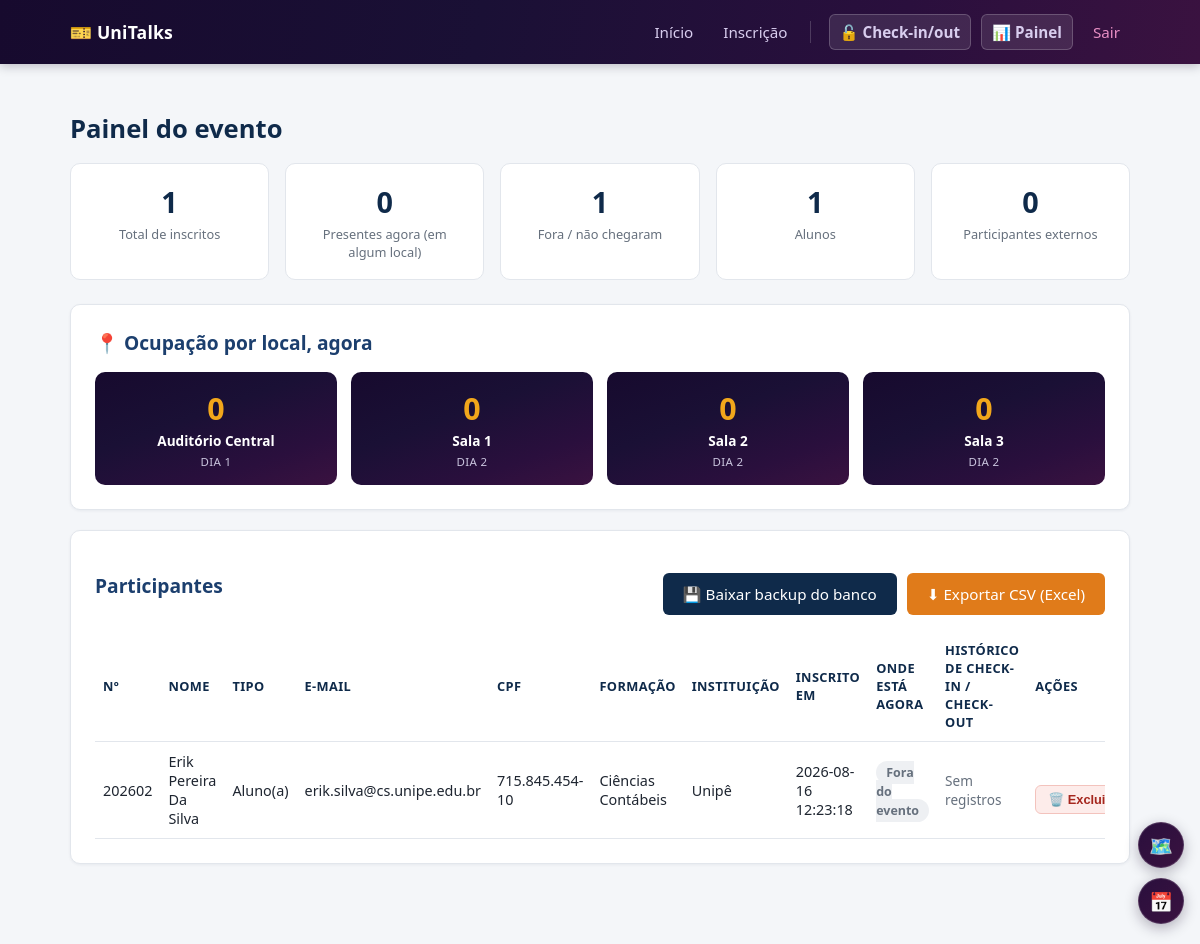
The app's page /painel (signed in) with its own data.
### tables this page shows
CREATE TABLE participantes (
            id INTEGER PRIMARY KEY AUTOINCREMENT,
            nome TEXT NOT NULL,
            tipo TEXT,
            email TEXT,
            formacao TEXT,
            instituicao TEXT,
            cpf TEXT,
            empresa TEXT,
            numero_inscricao INTEGER UNIQUE,
            token TEXT UNIQUE NOT NULL,
            criado_em TEXT NOT NULL
        );

### app.py (the view)
@app.route("/painel")
@admin_required
def painel():
    db = get_db()
    participantes = db.execute(
        "SELECT * FROM participantes ORDER BY criado_em DESC"
    ).fetchall()
    lista = []
    dentro_agora = 0
    presentes_por_local = {chave: 0 for chave in LOCAIS}
    for p in participantes:
        eventos = db.execute(
            "SELECT tipo, horario, local FROM eventos_acesso WHERE participante_id = ? "
            "ORDER BY horario ASC",
            (p["id"],),
        ).fetchall()
        visitas = montar_visitas(eventos)
        visita_aberta = next((v for v in reversed(visitas) if v["em_andamento"]), None)
        if visita_aberta:
            dentro_agora += 1
            if visita_aberta["local"] in presentes_por_local:
                presentes_por_local[visita_aberta["local"]] += 1
        ultima_entrada = visitas[-1]["entrada"] if visitas else None
        ultima_saida = next((v["saida"] for v in reversed(visitas) if v["saida"]), None)
        lista.append(
            {
                "p": p,
                "visitas": visitas,
                "local_atual": visita_aberta["local_label"] if visita_aberta else None,
                "ultima_entrada": ultima_entrada,
                "ultima_saida": ultima_saida,
            }
        )
    total = len(participantes)
    total_alunos = sum(1 for p in participantes if p["tipo"] == "aluno")
    total_participantes = sum(1 for p in participantes if p["tipo"] == "participante")
    return render_template(
        "painel.html",
        lista=lista,
        total=total,
        dentro_agora=dentro_agora,
        presentes_por_local=presentes_por_local,
        locais=LOCAIS,
        total_alunos=total_alunos,
        total_participantes=total_participantes,
    )

### app.py (called while the page is built, shortened)
def admin_required(f):
    @wraps(f)
    def decorada(*args, **kwargs):
        if not session.get("autenticado"):
            if request.path.startswith("/api/"):
                return jsonify({"ok": False, "mensagem": "Sessão expirada. Faça login novamente."}), 401
            return redirect(url_for("login", proximo=request.path))
        if session.get("nivel") != "admin":
            flash("Essa área é restrita ao administrador.", "erro")
            return redirect(url_for("scanner"))
        return f(*args, **kwargs)
    return decorada

def get_db():
    if "db" not in g:
        g.db = sqlite3.connect(DB_PATH, timeout=10)
        g.db.row_factory = sqlite3.Row
        g.db.execute("PRAGMA foreign_keys = ON")
        g.db.execute("PRAGMA journal_mode = WAL")
        g.db.execute("PRAGMA busy_timeout = 10000")
    return g.db

def montar_visitas(eventos):
    por_local = {}
    for ev in eventos:
        chave = ev["local"] or "outro"
        por_local.setdefault(chave, []).append(ev)
    visitas = []
    for v in visitas:
        v["local_label"] = LOCAIS.get(v["local"], {}).get("label", "Não informado")
        v["duracao"] = formatar_duracao(v["entrada"], v["saida"])
    visitas.sort(key=lambda v: v["entrada"])
    return visitas

### templates/painel.html (shortened to what this page needs)
{% extends "base.html" %}
{% block content %}
<h1>Painel do evento</h1>
<div class="kpis">
  <div class="kpi">
    <div class="num">{{ total }}</div>
    <div class="label">Total de inscritos</div>
  </div>
  <div class="kpi">
    <div class="num">{{ dentro_agora }}</div>
    <div class="label">Presentes agora (em algum local)</div>
  </div>
  <div class="kpi">
    <div class="num">{{ total - dentro_agora }}</div>
    <div class="label">Fora / não chegaram</div>
  </div>
  <div class="kpi">
    <div class="num">{{ total_alunos }}</div>
    <div class="label">Alunos</div>
  </div>
  <div class="kpi">
    <div class="num">{{ total_participantes }}</div>
    <div class="label">Participantes externos</div>
  </div>
</div>
<div class="card">
  <h2 style="margin-top:0;">📍 Ocupação por local, agora</h2>
  <div class="ocupacao-grid">
    {% for chave, info in locais.items() %}
      <div class="ocupacao-item">
        <div class="ocupacao-num">{{ presentes_por_local.get(chave, 0) }}</div>
        <div class="ocupacao-label">{{ info.label }}</div>
        <div class="ocupacao-dia">Dia {{ info.dia }}</div>
      </div>
    {% endfor %}
  </div>
</div>
<div class="card">
  <div style="display:flex; justify-content:space-between; align-items:center; flex-wrap:wrap; gap:10px;">
    <h2 style="margin:0;">Participantes</h2>
    <div style="display:flex; gap:10px; flex-wrap:wrap;">
      <a class="btn navy" href="{{ url_for('admin_backup') }}">💾 Baixar backup do banco</a>
      <a class="btn orange" href="{{ url_for('exportar') }}">⬇ Exportar CSV (Excel)</a>
    </div>
  </div>
  <div class="tabela-scroll">
  <table style="margin-top:16px;">
    <thead>
      <tr>
        <th>Nº</th>
        <th>Nome</th>
        <th>Tipo</th>
        <th>E-mail</th>
        <th>CPF</th>
        <th>Formação</th>
        <th>Instituição</th>
        <th>Inscrito em</th>
        <th>Onde está agora</th>
        <th>Histórico de check-in / check-out</th>
        <th>Ações</th>
      </tr>
    </thead>
    <tbody>
      {% for item in lista %}
        {% set p = item.p %}
        <tr>
          <td>{{ p['numero_inscricao'] or '-' }}</td>
          <td>{{ p['nome'] }}</td>
          <td>{{ 'Aluno(a)' if p['tipo'] == 'aluno' else ('Participante' if p['tipo'] == 'participante' else '-') }}</td>
          <td>{{ p['email'] or '-' }}</td>
          <td>{{ p['cpf'] or '-' }}</td>
          <td>{{ p['formacao'] or '-' }}</td>
          <td>{{ p['instituicao'] or '-' }}</td>
          <td>{{ p['criado_em'].replace('T', ' ') if p['criado_em'] else '-' }}</td>
          <td>
            {% if item.local_atual %}
              <span class="badge badge-entrada">Em {{ item.local_atual }}</span>
            {% else %}
              <span class="badge badge-none">Fora do evento</span>
            {% endif %}
          </td>
          <td>
            {% if item.visitas %}
              <details>
                <summary style="cursor:pointer; color:var(--navy); font-weight:600; font-size:0.85rem;">
                  {{ item.visitas|length }} visita(s) — ver detalhes
                </summary>
                <table class="tabela-visitas">
                  <thead>
                    <tr>
                      <th>Local</th>
                      <th>Entrada</th>
                      <th>Saída</th>
                      <th>Estadia</th>
                    </tr>
                  </thead>
                  <tbody>
                    {% for v in item.visitas %}
                      <tr>
                        <td>{{ v.local_label }}</td>
                        <td>{{ v.entrada.replace('T', ' ') }}</td>
                        <td>
                          {% if v.saida %}
                            {{ v.saida.replace('T', ' ') }}
                          {% else %}
                            <span class="badge badge-entrada">Ainda dentro</span>
                          {% endif %}
                        </td>
                        <td>{{ v.duracao }}</td>
                      </tr>
                    {% endfor %}
                  </tbody>
                </table>
              </details>
            {% else %}
              <span style="color:var(--muted); font-size:0.85rem;">Sem registros</span>
            {% endif %}
          </td>
          <td>
            <form method="post" action="{{ url_for('admin_excluir_participante', participante_id=p['id']) }}"
                  onsubmit="return confirm('Excluir a inscrição de ' + {{ p['nome']|tojson }} + ' e todos os check-ins dela? Essa ação não pode ser desfeita.');">
              <button type="submit" class="btn-excluir" title="Excluir esta inscrição">🗑️ Excluir</button>
            </form>
          </td>
        </tr>
      {% else %}
        <tr><td colspan="11" style="color:var(--muted); text-align:center;">Nenhum participante inscrito ainda.</td></tr>
      {% endfor %}
    </tbody>
  </table>
  </div>
</div>
{% endblock %}

### templates/base.html (shortened to what this page needs)
<!doctype html>
<html lang="pt-br">
<head>
  <link rel="stylesheet" href="{{ url_for('static', filename='css/style.css') }}">
</head>
<body>
  <header class="topbar">
    <div class="topbar-inner">
      <div class="topbar-marca">
        <a href="{{ url_for('home') }}" class="brand">🎫 UniTalks</a>
      </div>
      <nav>
        <a href="{{ url_for('home') }}" class="nav-link">Início</a>
        <a href="{{ url_for('inscricao') }}" class="nav-link">Inscrição</a>
        {% if session.get('autenticado') %}
          <a href="{{ url_for('scanner') }}" class="nav-link nav-equipe-ativo">🔓 Check-in/out</a>
          {% if session.get('nivel') == 'admin' %}
            <a href="{{ url_for('painel') }}" class="nav-link nav-equipe-ativo">📊 Painel</a>
          {% endif %}
          <a href="{{ url_for('logout') }}" class="nav-link nav-sair">Sair</a>
        {% else %}
          <span class="nav-divisor"></span>
          <a href="{{ url_for('login') }}" class="nav-link nav-equipe-login">🔒 Área da Equipe</a>
        {% endif %}
      </nav>
    </div>
  </header>
  <main class="container">
    {% block content %}{% endblock %}
  </main>
  <div class="atalhos-lateral">
    <a href="{{ url_for('home') }}#mapa" class="atalho-lateral-item">
      <span class="atalho-lateral-icone">🗺️</span>
    </a>
    <a href="{{ url_for('home') }}#cronograma" class="atalho-lateral-item">
      <span class="atalho-lateral-icone">📅</span>
    </a>
  </div>
</body>
</html>

### static/css/style.css (style rules this page uses)
:root { --navy: #0f2a4a; --navy-light: #1c3f6e; --green: #1b8a5a; --orange: #e07b1a; --bg: #f4f6f9; --card: #ffffff; --text: #1e2530; --muted: #66707d; --border: #e2e6ec; }
* { box-sizing: border-box; }
html { scroll-behavior: smooth; }
body { margin: 0; font-family: "Segoe UI", Aptos, Arial, sans-serif; background: var(--bg); color: var(--text); }
.topbar { background: linear-gradient(100deg, #170a2e 0%, #1a1035 40%, #2a0f3d 75%, #3a1240 100%); color: white; box-shadow: 0 2px 10px rgba(15, 5, 30, 0.25); }
.topbar-inner { max-width: 1100px; margin: 0 auto; padding: 14px 20px; display: flex; justify-content: space-between; align-items: center; flex-wrap: wrap; gap: 10px; }
.brand { color: white; font-weight: 700; text-decoration: none; font-size: 1.1rem; letter-spacing: 0.01em; }
.topbar-marca { display: flex; align-items: center; gap: 12px; }
.atalhos-lateral { position: fixed; z-index: 50; display: flex; flex-direction: column; gap: 10px; bottom: 20px; right: 16px; }
.atalho-lateral-item { display: flex; align-items: center; justify-content: center; width: 46px; height: 46px; border-radius: 50%; background: linear-gradient(135deg, #2a0f3d, #3a1240); border: 1px solid rgba(255,255,255,0.15); box-shadow: 0 4px 14px rgba(20, 10, 40, 0.3); text-decoration: none; transition: transform 0.15s, box-shadow 0.15s; }
.atalho-lateral-icone { font-size: 1.2rem; }
.topbar nav { display: flex; align-items: center; flex-wrap: wrap; gap: 4px; }
.topbar nav .nav-link { color: #d8cdee; text-decoration: none; margin-left: 6px; padding: 7px 10px; border-radius: 6px; font-size: 0.95rem; transition: background 0.15s, color 0.15s; }
.nav-equipe-ativo { background: rgba(255, 255, 255, 0.1); border: 1px solid rgba(255, 255, 255, 0.2); font-weight: 600; }
.nav-sair { color: #e88fc4 !important; font-size: 0.85rem; }
.container { max-width: 1100px; margin: 0 auto; padding: 30px 20px 60px; }
.card { background: var(--card); border: 1px solid var(--border); border-radius: 10px; padding: 24px; margin-bottom: 20px; box-shadow: 0 1px 3px rgba(15, 42, 74, 0.06); }
h1 { color: var(--navy); font-size: 1.6rem; }
h2 { color: var(--navy-light); font-size: 1.2rem; }
button, .btn { display: inline-block; background: var(--green); color: white; border: none; padding: 11px 20px; border-radius: 6px; font-size: 0.95rem; cursor: pointer; text-decoration: none; margin-top: 18px; }
button.orange, .btn.orange { background: var(--orange); }
button.navy, .btn.navy { background: var(--navy); }
table { width: 100%; border-collapse: collapse; font-size: 0.9rem; }
th, td { text-align: left; padding: 10px 8px; border-bottom: 1px solid var(--border); }
th { color: var(--navy); font-size: 0.8rem; text-transform: uppercase; letter-spacing: .03em; }
.badge { padding: 3px 10px; border-radius: 12px; font-size: 0.78rem; font-weight: 600; }
.badge-none { background: #eef0f3; color: var(--muted); }
.kpis { display: flex; gap: 16px; margin-bottom: 24px; flex-wrap: wrap; }
.kpi { flex: 1; min-width: 160px; background: var(--card); border: 1px solid var(--border); border-radius: 10px; padding: 18px; text-align: center; }
.kpi .num { font-size: 1.8rem; font-weight: 700; color: var(--navy); }
.kpi .label { font-size: 0.8rem; color: var(--muted); margin-top: 4px; }
.ocupacao-grid { display: flex; gap: 14px; flex-wrap: wrap; }
.ocupacao-item { flex: 1; min-width: 140px; background: linear-gradient(160deg, #170a2e 0%, #1a1035 40%, #2a0f3d 75%, #3a1240 100%); border-radius: 10px; padding: 16px; text-align: center; color: white; }
.ocupacao-num { font-size: 1.9rem; font-weight: 800; color: #f2a71b; }
.ocupacao-label { font-size: 0.85rem; font-weight: 600; margin-top: 2px; }
.ocupacao-dia { font-size: 0.72rem; color: #c9c4dd; margin-top: 4px; text-transform: uppercase; letter-spacing: .03em; }
.tabela-scroll { overflow-x: auto; -webkit-overflow-scrolling: touch; }
.tabela-scroll > table { min-width: 900px; }
.btn-excluir { background: #fdecea; color: #a5271e; border: 1px solid #f3c3bd; padding: 6px 12px; border-radius: 6px; font-size: 0.8rem; font-weight: 600; cursor: pointer; white-space: nowrap; transition: background 0.15s; }

### records on screen
participantes: numero_inscricao "202602", nome "Erik Pereira Da Silva", tipo "Aluno(a)", email "erik.silva@cs.unipe.edu.br", cpf "715.845.454-10", formacao "Ciências Contábeis", instituicao "Unipê", criado_em "2026-08-16 12:23:18"

### other values on screen
{{ total }} "1"
{{ dentro_agora }} "0"
{{ total - dentro_agora }} "1"
{{ total_alunos }} "1"
{{ total_participantes }} "0"
{{ presentes_por_local.get(chave, 0) }} "0" "0" "0" "0"
{{ info.label }} "Auditório Central" "Sala 1" "Sala 2" "Sala 3"
{{ info.dia }} "1" "2" "2" "2"
